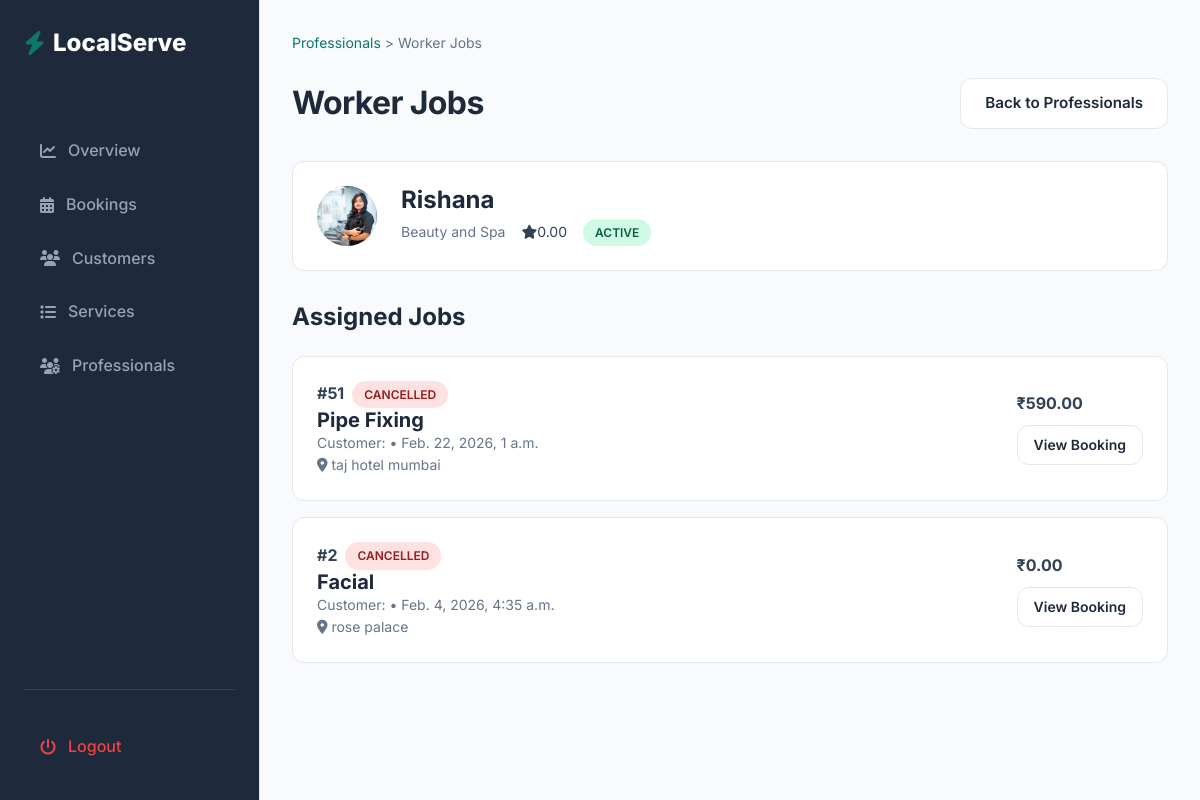
The page /services/admin/worker_jobs/24/ on the database its author committed.
### services/models.py (models this page shows, shortened)
class Worker(models.Model):
    full_name = models.CharField(max_length=150)
    services = models.ManyToManyField(Service, related_name="workers")
    phone = models.CharField(max_length=20,unique=True)
    photo = models.ImageField(upload_to="workers/",blank=True,null=True)
    rating = models.DecimalField(max_digits=3,decimal_places=2,default=0.0)
    email = models.EmailField(blank=True)
    experiance_years = models.IntegerField(null=True, blank=True)
    location = models.CharField(max_length=100, blank=True)
    is_active = models.BooleanField(default=True)
    created_at = models.DateTimeField(auto_now_add=True)

class Service(models.Model):
    category = models.ForeignKey(ServiceCategory, on_delete=models.CASCADE, related_name = "services")
    title = models.CharField(max_length=150)
    description = models.TextField()
    price = models.DecimalField(max_digits=8,decimal_places=2)
    duration_minutes = models.IntegerField()
    image = models.ImageField(upload_to="services/",blank=True, null=True)
    is_active = models.BooleanField(default=True)
    created_at = models.DateTimeField(auto_now_add=True)
    is_best_seller = models.BooleanField(default=False)
    includes = models.TextField(blank=True,default="",
        help_text="Enter one item per line (e.g. Deep dusting, Floor cleaning, etc.)"
    )

class ServiceCategory(models.Model):
    name = models.CharField(max_length = 100,unique=True)
    icon = models.CharField(max_length = 100,blank=True)
    is_active = models.BooleanField(default = True)

### bookings/models.py (models this page shows, shortened)
class Booking(models.Model):
    BOOKING_STATUS_CHOICES = [
        ('PENDING','Pending'),
        ('ASSIGNED', 'Assigned'),
        ('CONFIRMED','Confirmed'),
        ('IN_PROGRESS','In Progress'),
        ('COMPLETED','Completed'),
        ('CANCELLED', 'Cancelled'),
    ]
    customer = models.ForeignKey(User, on_delete = models.CASCADE, related_name='bookings')
    service = models.ForeignKey(Service, on_delete = models.CASCADE, related_name='bookings')
    worker = models.ForeignKey(Worker, on_delete = models.SET_NULL, null=True, blank=True, related_name='bookings')
    booking_date = models.DateField()
    booking_time = models.TimeField()
    total_price = models.DecimalField(max_digits=8, decimal_places=2, default=0)
    label = models.CharField(max_length=50, blank=True, null=True)
    address_line = models.CharField(max_length=500)
    city = models.CharField(max_length=100)
    state = models.CharField(max_length=100)
    pincode = models.CharField(max_length=10)
    landmark = models.CharField(max_length=100, blank=True)
    booking_status = models.CharField(max_length=20, choices = BOOKING_STATUS_CHOICES, default='PENDING')
    created_at = models.DateTimeField(auto_now_add=True)
    updated_at = models.DateTimeField(auto_now = True)

### services/views.py (the view)
# urls.py: path('admin/worker_jobs/<int:pk>/', views.worker_jobs, name = "worker_jobs"),
def worker_jobs(request,pk):
    worker = get_object_or_404(Worker, pk=pk)
    jobs = worker.bookings.select_related("customer","service").order_by("-created_at")
    context = {"worker":worker,"jobs":jobs}
    return render(request, 'admin/workers/worker_jobs.html',context)

### templates/admin/workers/worker_jobs.html (shortened to what this page needs)
{% extends "base_admin.html" %}
        {% block content %}
            <div class="breadcrumbs">
                <a href="{% url 'admin_workers' %}">Professionals</a> &gt; Worker Jobs
            </div>
            <div class="flex justify-between items-center" style="margin-bottom: 2rem;">
                <h2>Worker Jobs</h2>
                <a href="{% url 'admin_workers' %}" class="btn btn-secondary">Back to Professionals</a>
            </div>
            <div class="card flex items-center gap-lg" style="margin-bottom: 2rem; padding: 1.5rem;">
                <div
                    style="width: 60px; height: 60px; background: #CBD5E1; border-radius: 50%; display: flex; align-items: center; justify-content: center; overflow: hidden;">
                    {% if worker.photo %}
                        <img src="{{ worker.photo.url }}"
                            style="width:100%; height:100%; object-fit:cover;">
                    {% else %}
                        <i class="fa-solid fa-user fa-lg text-light"></i>
                    {% endif %}
                </div>
                <div>
                    <h3 style="margin-bottom: 0.25rem;">{{ worker.full_name }}</h3>
                    <div class="flex items-center gap-md">
                        <span class="text-light text-sm">{% if worker.services.exists %}
                                {{ worker.services.first.category.name }}
                            {% else %}
                                No category
                            {% endif %}</span>
                        <div class="flex items-center gap-xs text-warning text-sm">
                            <i class="fa-solid fa-star"></i> {{ worker.rating }}
                        </div>
                        {% if worker.is_active %}
                            <span class="badge badge-success">Active</span>
                        {% else %}
                            <span class="badge badge-danger">Inactive</span>
                        {% endif %}
                    </div>
                </div>
            </div>
            <h3 style="margin-bottom: 1.5rem;">Assigned Jobs</h3>
            <div class="grid grid-cols-1 gap-md">
                 {% for job in jobs %}
                <div class="card"
                    style="padding: 1.5rem; display: flex; justify-content: space-between; align-items: center;">
                    <div>
                        <div class="flex items-center gap-sm mb-1">
                            <span class="font-bold">#{{ job.id }}</span>
                            {% if job.booking_status == "PENDING" %}
                                <span class="badge badge-warning">Pending</span>
                            {% elif job.booking_status == "ASSIGNED" %}
                                <span class="badge badge-info">Assigned</span>
                            {% elif job.booking_status == "CONFIRMED" %}
                                <span class="badge badge-success">Confirmed</span>
                            {% elif job.booking_status == "IN_PROGRESS" %}
                                <span class="badge badge-info">In Progress</span>
                            {% elif job.booking_status == "COMPLETED" %}
                                <span class="badge badge-success">Completed</span>
                            {% elif job.booking_status == "CANCELLED" %}
                                <span class="badge badge-danger">Cancelled</span>
                            {% endif %}
                        </div>
                        <h4 style="margin: 0;">{{ job.service.title }}</h4>
                        <p class="text-sm text-light">Customer: {{ job.customer.name }} • {{ job.booking_date }}, {{ job.booking_time }}</p>
                        <p class="text-sm text-light"><i class="fa-solid fa-location-dot"></i> {{ job.address_line }}</p>
                    </div>
                    <div class="flex flex-col items-end gap-sm">
                        <span class="font-bold">₹{{ job.total_price }}</span>
                        <a href="{% url 'admin_booking_detail' job.id %}?from=worker_jobs" class="btn btn-secondary btn-sm">View Booking</a>
                    </div>
                </div>
                {% empty %}
                <div class="card text-center p-4">
                    <p class="text-light">No jobs assigned to this worker yet</p>
                </div>
                {% endfor %}
            </div>
        {% endblock %}

### static/css/style.css (style rules this page uses)
:root { --color-primary: #0F766E; --color-primary-dark: #0F5F57; --color-primary-light: #CCFBF1; --color-secondary: #0F172A; --color-accent: #F59E0B; --color-bg: #F8FAFC; --color-surface: #FFFFFF; --color-border: #E2E8F0; --color-text: #334155; --color-text-dark: #1E293B; --color-text-light: #64748B; --color-text-white: #FFFFFF; --color-success: #10B981; --color-warning: #F59E0B; --color-danger: #EF4444; --color-info: #3B82F6; --spacing-xs: 0.25rem; --spacing-sm: 0.5rem; --spacing-md: 1rem; --spacing-lg: 1.5rem; --spacing-xl: 3rem; --radius-sm: 6px; --radius-md: 12px; --radius-lg: 20px; --radius-full: 9999px; --shadow-sm: 0 1px 2px 0 rgba(0, 0, 0, 0.05); --shadow-md: 0 4px 6px -1px rgba(0, 0, 0, 0.1), 0 2px 4px -1px rgba(0, 0, 0, 0.06); --shadow-lg: 0 10px 15px -3px rgba(0, 0, 0, 0.1), 0 4px 6px -2px rgba(0, 0, 0, 0.05); --shadow-hover: 0 20px 25px -5px rgba(0, 0, 0, 0.1), 0 10px 10px -5px rgba(0, 0, 0, 0.04); --transition: all 0.2s cubic-bezier(0.4, 0, 0.2, 1); --header-height: 80px; --max-width: 1200px; }
*, *::before, *::after { box-sizing: border-box; margin: 0; padding: 0; }
body { font-family: 'Inter', sans-serif; background-color: var(--color-bg); color: var(--color-text); line-height: 1.6; -webkit-font-smoothing: antialiased; }
a { text-decoration: none; color: inherit; transition: var(--transition); }
img { max-width: 100%; border-radius: var(--radius-sm); display: block; }
.flex { display: flex; }
.flex-col { flex-direction: column; }
.items-center { align-items: center; }
.justify-between { justify-content: space-between; }
.gap-sm { gap: var(--spacing-sm); }
.gap-md { gap: var(--spacing-md); }
.gap-lg { gap: var(--spacing-lg); }
.grid { display: grid; }
h1, h2, h3, h4, h5, h6 { color: var(--color-text-dark); font-weight: 700; line-height: 1.2; }
h2 { font-size: 2rem; letter-spacing: -0.02em; }
h3 { font-size: 1.5rem; }
h4 { font-size: 1.25rem; }
.text-light { color: var(--color-text-light); }
.text-sm { font-size: 0.875rem; }
.font-bold { font-weight: 700; }
.btn { display: inline-flex; align-items: center; justify-content: center; padding: 0.75rem 1.5rem; border-radius: var(--radius-md); font-weight: 600; cursor: pointer; transition: var(--transition); border: none; font-size: 0.95rem; gap: 0.5rem; }
.btn-secondary { background-color: white; color: var(--color-text-dark); border: 1px solid var(--color-border); }
.btn-sm { padding: 0.5rem 1rem; font-size: 0.875rem; }
.card { background: var(--color-surface); border-radius: var(--radius-md); border: 1px solid var(--color-border); padding: var(--spacing-lg); transition: var(--transition); }
.badge { display: inline-block; padding: 0.25rem 0.75rem; border-radius: 50px; font-size: 0.75rem; font-weight: 600; text-transform: uppercase; }
.badge-success { background: #D1FAE5; color: #065F46; }
.badge-danger { background: #FEE2E2; color: #991B1B; }
.breadcrumbs { font-size: 0.875rem; color: var(--color-text-light); margin-bottom: 1.5rem; }
.breadcrumbs a { color: var(--color-primary); }
.btn { transition: all 0.2s ease; }

### rows shown on the page
Worker: photo (picture), full_name "Rishana", services.first.category.name "Beauty and Spa", rating "0.00"
Booking: id "51", booking_status "CANCELLED", service "Pipe Fixing", booking_date "Feb. 22, 2026", booking_time "1 a.m.", address_line "taj hotel mumbai", total_price "590.00"
Booking: id "2", booking_status "CANCELLED", service "Facial", booking_date "Feb. 4, 2026", booking_time "4:35 a.m.", address_line "rose palace", total_price "0.00"
